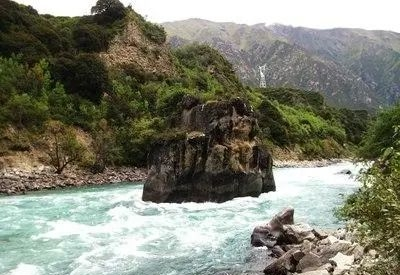
#> input picture 计算机视觉实验05/imgs/scenery4.jpg, 400 x 275 px
$ python 'Harris角点检测算法.py'
#> lines starting #> are read from the running program, lines starting #| are printed output that depends on the picture; after the words box and inside, x2 and y2 are one past the last pixel; in counts of white or black regions, pixels touching at a corner belong together
# 特征提取
# 局部图像描述子
# Harris角点检测
from pylab import *
from PIL import Image
from numpy import *
from scipy.ndimage import filters


def compute_harris_response(im, sigma=3):
    """在一幅灰度图像中，对每个像素计算Harris角点检测器响应函数"""
    # 计算导数
    imx = zeros(im.shape)
    filters.gaussian_filter(im, (sigma, sigma), (0, 1), imx)
    imy = zeros(im.shape)
    filters.gaussian_filter(im, (sigma, sigma), (1, 0), imy)
    # 计算Harris矩阵的分量
    Wxx = filters.gaussian_filter(imx * imx, sigma)
    Wxy = filters.gaussian_filter(imx * imy, sigma)
    Wyy = filters.gaussian_filter(imy * imy, sigma)
    # 计算特征值和迹
    Wdet = Wxx * Wyy - Wxy**2
    Wtr = Wxx + Wyy
    return Wdet / Wtr


def get_harris_points(harrisim, min_dist=10, threshold=0.1):
    """从一幅Harris响应图像中返回角点。min_dist为分割角点和图像边界的最小像素数目"""
    # 寻找高于阈值的候选角点
    corner_threshold = harrisim.max() * threshold
    harrisim_t = (harrisim > corner_threshold) * 1
    # 得到候选点的坐标
    coords = array(harrisim_t.nonzero()).T
    # 以及它们的Harris响应值
    candidate_values = [harrisim[c[0], c[1]] for c in coords]
    # 对候选点按照Harris响应值进行排序
    index = argsort(candidate_values)
    # 将可行点的位置保存到数组中
    allowed_locations = zeros(harrisim.shape)
    allowed_locations[min_dist:-min_dist, min_dist:-min_dist] = 1
    # 按照min_distance原则，选择最佳Harris点
    filtered_coords = []
    for i in index:
        if allowed_locations[coords[i, 0], coords[i, 1]] == 1:
            filtered_coords.append(coords[i])
            allowed_locations[
                (coords[i, 0] - min_dist) : (coords[i, 0] + min_dist),
                (coords[i, 1] - min_dist) : (coords[i, 1] + min_dist),
            ] = 0
    return filtered_coords


def plot_harris_points(image, filtered_coords):
    """绘制图像中检测到的角点"""
    figure()
    gray()
    imshow(image)
    plot([p[1] for p in filtered_coords], [p[0] for p in filtered_coords], "*")
    axis("off")
    show()


# 调用展示
im = array(Image.open("./imgs/scenery4.jpg").convert("L"))
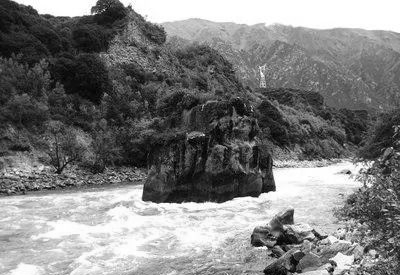
#> im: shape (275, 400); min 0, max 255, mean 125.5
harrisim = compute_harris_response(im)
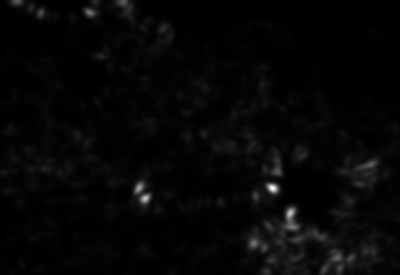
#> harrisim: shape (275, 400) float64; min 1.41e-16, max 71.8, mean 1.9; drawn with min black and max white
filtered_coords = get_harris_points(harrisim, 6, 0.05)
#> in get_harris_points, `corner_threshold = harrisim.max() * threshold`: corner_threshold = 3.59
#> in get_harris_points, `harrisim_t = (harrisim > corner_threshold) * 1`:
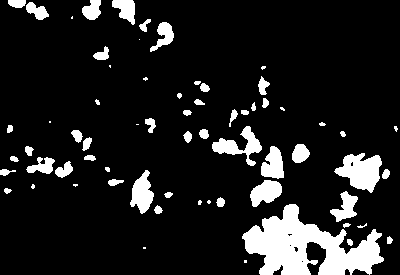
#> harrisim_t: shape (275, 400) int64; values 0 (black) and 1 (white), 12.2% white; 66 white regions (15 under 20 px), largest, box (x1, y1, x2, y2) and area: (242, 204, 384, 275) 5305, (334, 153, 382, 193) 1158, (212, 126, 262, 166) 735
#> in get_harris_points, `coords = array(harrisim_t.nonzero()).T`: coords = 13463 pairs, first value 0 to 274, second value 0 to 397
#> in get_harris_points, `candidate_values = [harrisim[c[0], c[1]] for c in coords]`: candidate_values = 13463 values, max 71.8 at index 6536, min 3.59 at index 7357, mean 8.04
#> in get_harris_points, `index = argsort(candidate_values)`: index = 13463 values, max 13462 at index 436, min 0 at index 4269, mean 6731
#> the loop in get_harris_points, `for i in index:` made 13463 passes
#> i on passes 1 to 3: 7357, 2259, 8589
#> after the loop in get_harris_points, `for i in index:`:
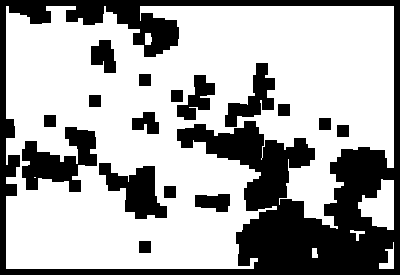
#> allowed_locations: shape (275, 400) float64; values 0 (black) and 1 (white), 66.5% white; 17 black regions, largest, box (x1, y1, x2, y2) and area: (0, 0, 400, 275) 27316, (22, 127, 97, 192) 2598, (99, 163, 167, 219) 1954
#> after the loop in get_harris_points, `for i in index:`: filtered_coords = 334 pairs, first value 6 to 268, second value 8 to 389
plot_harris_points(im, filtered_coords)
#> in plot_harris_points, `show()`:
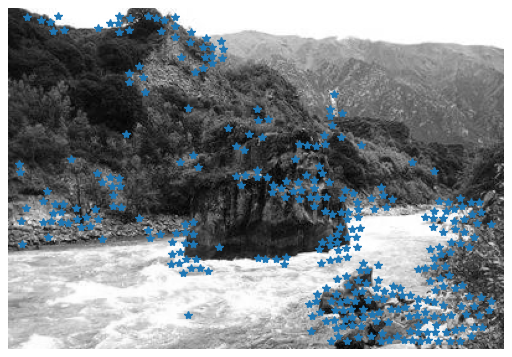
#> figure drawn by matplotlib, 1 panel


# 图像匹配
from PIL import Image
from numpy import *
# import harris
from PCV.localdescriptors import harris
from pylab import *

wid = 5
im1 = array(Image.open("./imgs/scenery4-0.jpg").convert("L"))
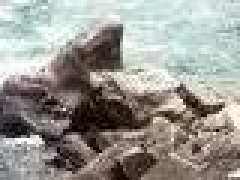
#> input picture 计算机视觉实验05/imgs/scenery4-0.jpg, 80 x 60 px (shown 3 times larger)
im2 = array(Image.open("./imgs/scenery4.jpg").convert("L"))
#> (the run stopped early here; a loop or call above may not have finished)
